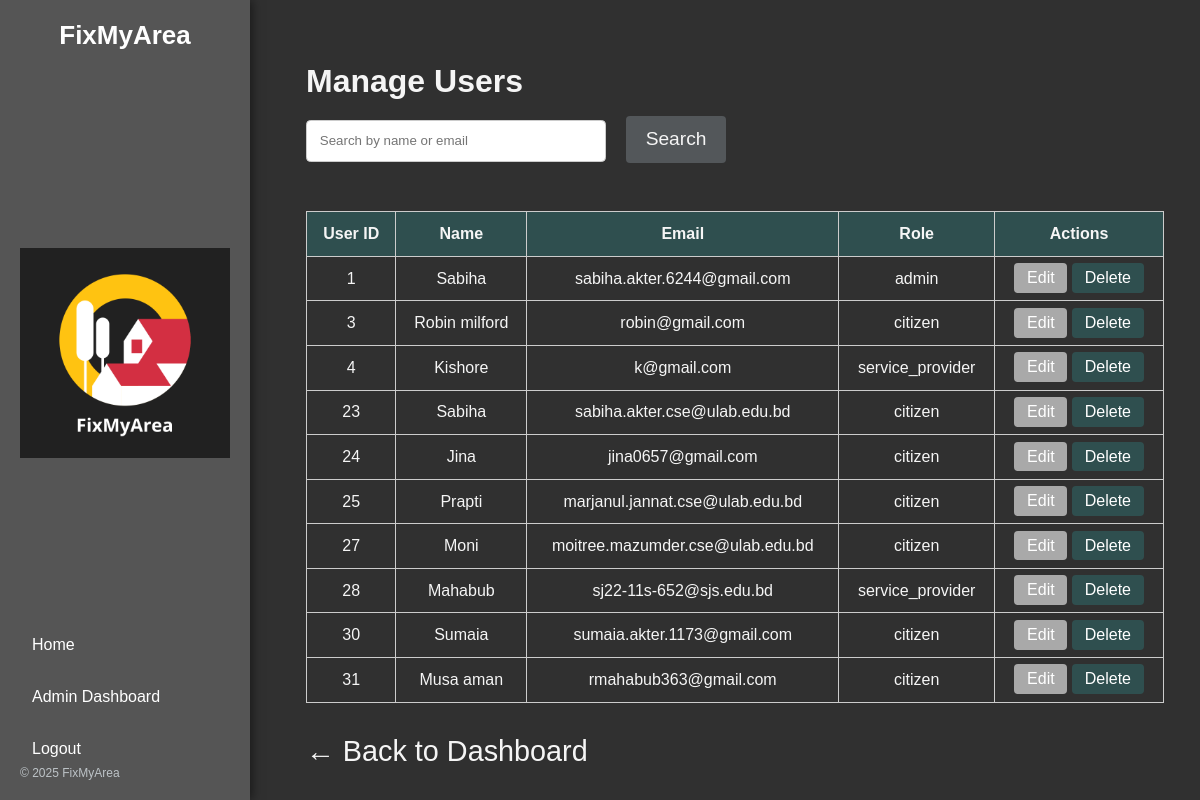
The app's page /dashboard/manage_users.php (signed in) with its own data.
### tables this page shows
CREATE TABLE `users` (
  `id` int(11) NOT NULL,
  `name` varchar(255) NOT NULL,
  `email` varchar(255) NOT NULL,
  `phone` varchar(20) NOT NULL,
  `password` varchar(255) NOT NULL,
  `role` enum('citizen','service_provider','admin') NOT NULL DEFAULT 'citizen',
  `status` enum('active','inactive','banned') NOT NULL DEFAULT 'active',
  `profile_picture` text DEFAULT NULL,
  `created_at` timestamp NOT NULL DEFAULT current_timestamp(),
  `updated_at` timestamp NOT NULL DEFAULT current_timestamp() ON UPDATE current_timestamp(),
  `otp_code` varchar(6) DEFAULT NULL,
  `otp_expires_at` datetime DEFAULT NULL,
  `is_verified` tinyint(1) DEFAULT 0,
  `division` varchar(100) DEFAULT NULL,
  `district` varchar(100) DEFAULT NULL,
  `city_corporation` varchar(100) DEFAULT NULL,
  `upazila` varchar(100) DEFAULT NULL,
  `postcode` varchar(20) DEFAULT NULL
);

### dashboard/manage_users.php (the view, shortened to what this page needs)
<?php
require_once("../includes/config.php");
$search = $_GET['search'] ?? "";
$usersQuery = $con->prepare("SELECT id, name, email, role FROM users WHERE name LIKE ? OR email LIKE ?");
$usersQuery->execute(["%$search%", "%$search%"]);
$users = $usersQuery->fetchAll(PDO::FETCH_ASSOC);
?>
<!DOCTYPE html>
<html lang="en">
<head>
    <link rel="stylesheet" href="../assets/style/style.css">
</head>
<body>
    <div class="sidebar">
        <div class="logo">FixMyArea</div>
        <img src="../assets/images/logo.png" alt="Logo" />
        <nav>
            <a href="../index.php">Home</a>
            <a href="admin.php">Admin Dashboard</a>
            <a href="../logout.php">Logout</a>
        </nav>
        <div class="bottom-text">© <?= date("Y") ?> FixMyArea</div>
    </div>
    <div class="main-content">
        <div class="manage-users">
            <h2>Manage Users</h2>
            <form method="GET" class="search-box">
                <input type="text" name="search" placeholder="Search by name or email" value="<?= htmlspecialchars($search) ?>">
                <button type="submit">Search</button>
            </form>
            <table class="users-table">
                <thead>
                    <tr>
                        <th>User ID</th>
                        <th>Name</th>
                        <th>Email</th>
                        <th>Role</th>
                        <th>Actions</th>
                    </tr>
                </thead>
                <tbody>
                    <?php if (count($users) > 0): ?>
                        <?php foreach ($users as $user): ?>
                            <tr>
                                <td><?= $user['id'] ?></td>
                                <td><?= htmlspecialchars($user['name']) ?></td>
                                <td><?= htmlspecialchars($user['email']) ?></td>
                                <td><?= htmlspecialchars($user['role']) ?></td>
                                <td>
                                    <a href="edit_user.php?id=<?= $user['id'] ?>" class="action-btn edit-btn">Edit</a>
                                    <a href="delete_user.php?id=<?= $user['id'] ?>" class="action-btn delete-btn" onclick="return confirm('Are you sure you want to delete this user?');">Delete</a>
                                </td>
                            </tr>
                        <?php endforeach; ?>
                    <?php else: ?>
                        <tr><td colspan="5">No users found.</td></tr>
                    <?php endif; ?>
                </tbody>
            </table>
            <a class="back-link" href="admin.php">&larr; Back to Dashboard</a>
        </div>
    </div>
</body>
</html>

### assets/style/style.css (style rules this page uses)
html, body { height: 100%; padding: 0; margin: 0; font-family: Arial, Helvetica, sans-serif; }
* { box-sizing: border-box; }
a { text-decoration: none; }
.sidebar { width: 250px; background-color: #333; color: #fff; padding: 20px; position: fixed; top: 0; left: 0; height: 100%; box-shadow: 2px 0 10px rgba(0, 0, 0, 0.1); display: flex; flex-direction: column; justify-content: space-between; z-index: 1; }
.sidebar .logo { font-size: 24px; font-weight: bold; margin-bottom: 20px; }
.sidebar nav a { color: #fff; font-size: 16px; margin-bottom: 10px; text-decoration: none; display: block; padding: 10px; }
.sidebar .bottom-text { font-size: 12px; color: #bbb; text-align: center; }
* { box-sizing: border-box; margin: 5; padding: 2; font-family: Arial, Helvetica, sans-serif; }
body { background-color: rgba(0, 0, 0, 0.812); height: 100%; padding: 0; margin: 0; font-family: Arial, Helvetica, sans-serif; }
.main-content { margin-left: 270px; padding: 20px; }
.sidebar { position: fixed; top: 0; left: 0; width: 250px; height: 100vh; background-color: #555; color: white; padding: 20px; box-shadow: 2px 0 10px rgba(0, 0, 0, 0.5); }
.sidebar .logo { font-size: 26px; font-weight: bold; text-align: center; margin-bottom: 30px; }
.sidebar nav a { display: block; padding: 12px; color: white; text-decoration: none; margin-bottom: 10px; border-radius: 5px; transition: background-color 0.3s ease; }
.sidebar .bottom-text { position: absolute; bottom: 20px; left: 20px; font-size: 12px; color: #bdc3c7; }

### dashboard/manage_users.php (style rules this page uses)
.manage-users { padding: 1rem; }
.manage-users h2 { margin-bottom: 1rem; color: whitesmoke; font-size: 2rem; }
.search-box { margin-bottom: 3rem; }
.search-box input[type="text"] { padding: 0.8rem; width: 300px; margin-right: 1rem; border-radius: 4.5px; border: 1px solid #ccc; }
.search-box button { padding: 0.8rem 1.2rem; background-color:rgb(83, 87, 90); border: none; color: whitesmoke; font-size: 1.2rem; border-radius: 4px; cursor: pointer; }
.users-table { width: 100%; border-collapse: collapse; }
.users-table th, .users-table td { border: 1px solid #ccc; padding: 0.8rem; text-align: center; color: whitesmoke; }
.users-table th { background-color:darkslategray; }
.action-btn { padding: 0.4rem 0.8rem; border: none; border-radius: 4px; cursor: pointer; }
.edit-btn { background-color: darkgray; color: white; }
.delete-btn { background-color:darkslategrey; color: white; }
.back-link { display: inline-block; margin-top: 2rem; text-decoration: none; color:whitesmoke; font-size: 1.8rem; }

### records on screen
users: id "1", name "Sabiha", email "sabiha.akter.6244@gmail.com", role "admin"
users: id "3", name "Robin milford", email "robin@gmail.com", role "citizen"
users: id "4", name "Kishore", email "k@gmail.com", role "service_provider"
users: id "23", name "Sabiha", email "sabiha.akter.cse@ulab.edu.bd", role "citizen"
users: id "24", name "Jina", email "jina0657@gmail.com", role "citizen"
users: id "25", name "Prapti", email "marjanul.jannat.cse@ulab.edu.bd", role "citizen"
users: id "27", name "Moni", email "moitree.mazumder.cse@ulab.edu.bd", role "citizen"
users: id "28", name "Mahabub", email "sj22-11s-652@sjs.edu.bd", role "service_provider"
users: id "30", name "Sumaia", email "sumaia.akter.1173@gmail.com", role "citizen"
users: id "31", name "Musa aman", email "rmahabub363@gmail.com", role "citizen"
